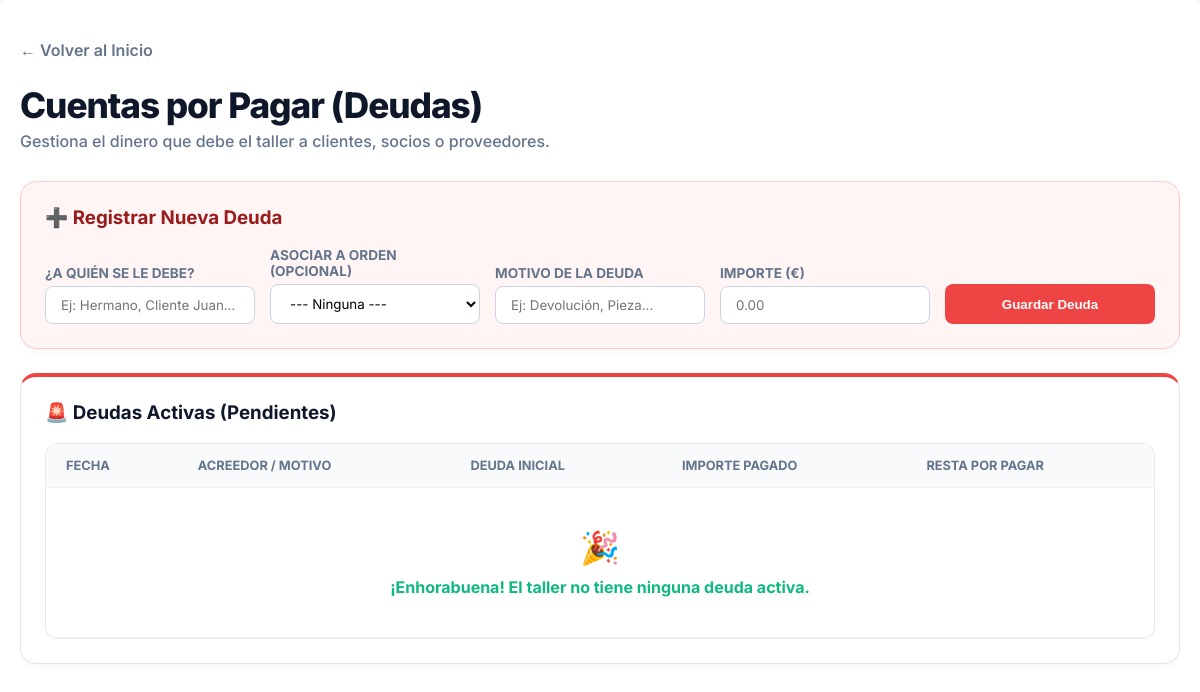
Before: /deudas/ (signed in) with the older database file.
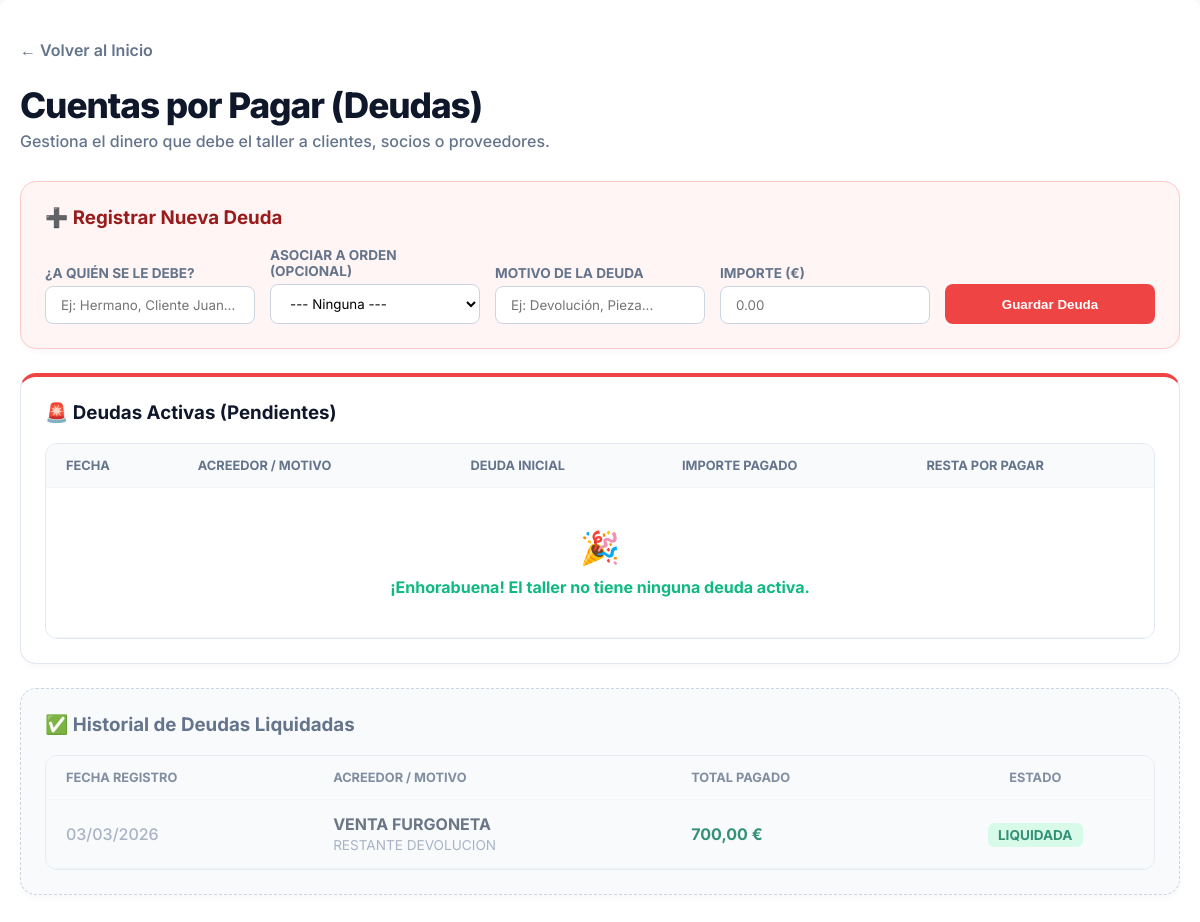
After: the same page with the newer database file.
### taller/models.py (models this page shows, shortened)
class DeudaTaller(models.Model):
    acreedor = models.CharField(max_length=150, help_text="A quién se le debe (Ej: Hermano, Cliente X)")
    motivo = models.CharField(max_length=255)
    importe_inicial = models.DecimalField(max_digits=10, decimal_places=2)
    fecha_creacion = models.DateField(default=timezone.now)
    orden = models.ForeignKey(OrdenDeReparacion, on_delete=models.SET_NULL, null=True, blank=True, help_text="Orden de trabajo asociada")
    @property
    def importe_pagado(self):
        total = self.gastos_pagados.aggregate(total=Sum('importe'))['total']
        return total or Decimal('0.00')
    @property
    def importe_pendiente(self):
        return self.importe_inicial - self.importe_pagado
    @property
    def estado(self):
        if self.importe_pendiente <= 0: return "Pagada"
        return "Pendiente"

### taller/views.py (the view, shortened to what this page needs)
# urls.py: path('deudas/', views.lista_deudas, name='lista_deudas'),
@login_required
def lista_deudas(request):
    todas_las_deudas = DeudaTaller.objects.all().order_by('-fecha_creacion', '-id')
    deudas_pendientes = [d for d in todas_las_deudas if d.estado == 'Pendiente']
    deudas_pagadas = [d for d in todas_las_deudas if d.estado == 'Pagada']
    context = {
        'deudas_pendientes': deudas_pendientes,
        'deudas_pagadas': deudas_pagadas
    }
    return render(request, 'taller/lista_deudas.html', context)

### taller/templates/taller/lista_deudas.html (shortened to what this page needs)
<!DOCTYPE html>
{% load static %}
<html lang="es">
<head>
    <link rel="stylesheet" href="{% static 'taller/css/main.css' %}">
    <link rel="stylesheet" href="{% static 'taller/css/responsive.css' %}">
</head>
<body>
    <div class="container">
        <div style="margin-bottom: 30px;">
            <a href="{% url 'home' %}" style="text-decoration: none; color: #64748b; font-weight: 600;">← Volver al Inicio</a>
            <h1 class="header-title">Cuentas por Pagar (Deudas)</h1>
            <p style="color: #64748b; font-weight: 500; margin: 0;">Gestiona el dinero que debe el taller a clientes, socios o proveedores.</p>
        </div>
        {% if not request.user.groups.all.0.name == 'Solo Ver' %}
        <div class="section-panel" style="background: #fff5f5; border-color: #fecaca;">
            <h3 style="margin-top: 0; color: #991b1b; display: flex; align-items: center; gap: 8px;">➕ Registrar Nueva Deuda</h3>
            <form method="POST" action="{% url 'lista_deudas' %}">
                <div class="form-grid">
                    <div class="form-group">
                        <label>¿A quién se le debe?</label>
                        <input type="text" name="acreedor" class="form-control" placeholder="Ej: Hermano, Cliente Juan..." required>
                    </div>
                    <div class="form-group">
                        <label>Asociar a Orden (Opcional)</label>
                        <select name="orden" class="form-control" style="background-color: white;">
                            <option value="">--- Ninguna ---</option>
                        </select>
                    </div>
                    <div class="form-group" style="flex-grow: 2;">
                        <label>Motivo de la deuda</label>
                        <input type="text" name="motivo" class="form-control" placeholder="Ej: Devolución, Pieza..." required>
                    </div>
                    <div class="form-group">
                        <label>Importe (€)</label>
                        <input type="number" step="0.01" name="importe_inicial" class="form-control" placeholder="0.00" required>
                    </div>
                    <div class="form-group">
                        <button type="submit" class="btn-modern">Guardar Deuda</button>
                    </div>
                </div>
            </form> </div> {% endif %} <div class="section-panel" style="border-top: 4px solid #ef4444;">
            <h3 style="margin-top: 0; color: #0f172a; display: flex; align-items: center; gap: 8px;">
                🚨 Deudas Activas (Pendientes)
            </h3>
            <div style="overflow-x: auto;">
                <table class="table-modern">
                    <thead>
                        <tr>
                            <th>Fecha</th>
                            <th>Acreedor / Motivo</th>
                            <th class="money-col">Deuda Inicial</th>
                            <th class="money-col">Importe Pagado</th>
                            <th class="money-col">Resta por Pagar</th>
                        </tr>
                    </thead>
                    <tbody>
                        {% for deuda in deudas_pendientes %}
                        <tr onclick="window.location.href='{% url 'detalle_deuda' deuda.id %}'" style="cursor: pointer; transition: background 0.2s;" onmouseover="this.style.backgroundColor='#f8fafc'" onmouseout="this.style.backgroundColor='transparent'">
                            <td style="color: #64748b; font-weight: 500;">{{ deuda.fecha_creacion|date:"d/m/Y" }}</td>
                            <td>
                                <strong style="color: #0f172a;">{{ deuda.acreedor }}</strong><br>
                                <span style="color: #64748b; font-size: 0.85em;">{{ deuda.motivo }}</span>
                                {% if deuda.orden %}
                                    <br><a href="{% url 'detalle_orden' deuda.orden.id %}" style="font-size: 0.85em; color: #3b82f6; text-decoration: none; font-weight: 600;">🚗 {{ deuda.orden.vehiculo.matricula }}</a>
                                {% endif %}
                            </td>
                            <td class="money-col" style="color: #64748b;">{{ deuda.importe_inicial|floatformat:2 }} €</td>
                            <td class="money-col" style="color: #10b981;">{{ deuda.importe_pagado|floatformat:2 }} €</td>
                            <td class="money-col" style="color: #ef4444; font-weight: 800; font-size: 1.1em;">
                                {{ deuda.importe_pendiente|floatformat:2 }} €
                            </td>
                        </tr>
                        {% empty %}
                        <tr>
                            <td colspan="5" style="text-align: center; padding: 40px; color: #10b981; font-weight: bold;">
                                <span style="font-size: 2em; display: block; margin-bottom: 10px;">🎉</span>
                                ¡Enhorabuena! El taller no tiene ninguna deuda activa.
                            </td>
                        </tr>
                        {% endfor %}
                    </tbody>
                </table>
            </div>
        </div>
        {% if deudas_pagadas %}
        <div class="section-panel" style="background: #f8fafc; border: 1px dashed #cbd5e1;">
            <h3 style="margin-top: 0; color: #64748b; display: flex; align-items: center; gap: 8px;">
                ✅ Historial de Deudas Liquidadas
            </h3>
            <div style="overflow-x: auto;">
                <table class="table-modern" style="opacity: 0.8;">
                    <thead>
                        <tr>
                            <th>Fecha Registro</th>
                            <th>Acreedor / Motivo</th>
                            <th class="money-col">Total Pagado</th>
                            <th style="text-align: center;">Estado</th>
                        </tr>
                    </thead>
                    <tbody>
                        {% for deuda in deudas_pagadas %}
                        <tr onclick="window.location.href='{% url 'detalle_deuda' deuda.id %}'" style="cursor: pointer; transition: background 0.2s;" onmouseover="this.style.backgroundColor='#ffffff'" onmouseout="this.style.backgroundColor='transparent'">
                            <td style="color: #94a3b8; font-weight: 500;">{{ deuda.fecha_creacion|date:"d/m/Y" }}</td>
                            <td>
                                <strong style="color: #475569;">{{ deuda.acreedor }}</strong><br>
                                <span style="color: #94a3b8; font-size: 0.85em;">{{ deuda.motivo }}</span>
                            </td>
                            <td class="money-col" style="color: #047857; font-weight: 700;">{{ deuda.importe_inicial|floatformat:2 }} €</td>
                            <td style="text-align: center;">
                                <span class="badge badge-pagada">LIQUIDADA</span>
                            </td>
                        </tr>
                        {% endfor %}
                    </tbody>
                </table>
            </div>
        </div>
        {% endif %}
    </div>
</body>
</html>

### taller/static/taller/css/main.css (style rules this page uses)
body { font-family: -apple-system, BlinkMacSystemFont, "Segoe UI", Roboto, "Helvetica Neue", Arial, sans-serif; background-color: #f4f7f6; margin: 0; padding: 20px; }
h1, h2 { color: #333; }
.container { max-width: 1200px; margin: auto; background-color: #fff; padding: 20px; border-radius: 8px; box-shadow: 0 4px 8px rgba(0,0,0,0.1); }

### taller/templates/taller/lista_deudas.html (style rules this page uses)
body { font-family: 'Inter', sans-serif; background-color: #f8fafc; color: #1e293b; margin: 0; padding: 0; }
.container { max-width: 1200px !important; margin: 0 auto; padding: 40px 20px; }
.header-title { font-size: 2.2em; font-weight: 800; letter-spacing: -0.03em; color: #0f172a; margin-bottom: 5px; }
.section-panel { background: #ffffff; padding: 24px; border-radius: 16px; box-shadow: 0 4px 6px -1px rgba(0,0,0,0.03); border: 1px solid #e2e8f0; margin-bottom: 24px; }
.form-grid { display: grid; grid-template-columns: repeat(auto-fit, minmax(200px, 1fr)); gap: 15px; align-items: end; }
.form-group { display: flex; flex-direction: column; }
.form-group label { font-size: 0.85em; font-weight: 700; color: #64748b; margin-bottom: 5px; text-transform: uppercase; }
.form-control { padding: 10px 15px; border-radius: 8px; border: 1px solid #cbd5e1; font-family: 'Inter'; outline: none; transition: border 0.2s; }
.btn-modern { display: inline-flex; align-items: center; justify-content: center; background-color: #ef4444; color: white; border: none; padding: 10px 20px; border-radius: 8px; font-weight: 600; cursor: pointer; transition: all 0.2s ease; height: 40px; }
.table-modern { width: 100%; border-collapse: separate; border-spacing: 0; border-radius: 12px; overflow: hidden; border: 1px solid #e2e8f0; }
.table-modern th, .table-modern td { padding: 14px 20px; text-align: left; border-bottom: 1px solid #f1f5f9; }
.table-modern th { background-color: #f8fafc; color: #64748b; font-weight: 700; font-size: 0.8em; text-transform: uppercase; }
.money-col { text-align: right; font-weight: 600; }
.badge { padding: 4px 10px; border-radius: 6px; font-size: 0.85em; font-weight: 700; }
.badge-pagada { background-color: #d1fae5; color: #047857; }

Changed rows visible on the page:
added DeudaTaller: fecha_creacion "03/03/2026", acreedor "VENTA FURGONETA", motivo "RESTANTE DEVOLUCION", importe_inicial "700,00"
Other visible differences:
text now shown: "✅ Historial de Deudas Liquidadas FECHA REGISTRO ACREEDOR / MOTIVO TOTAL PAGADO ESTADO"
